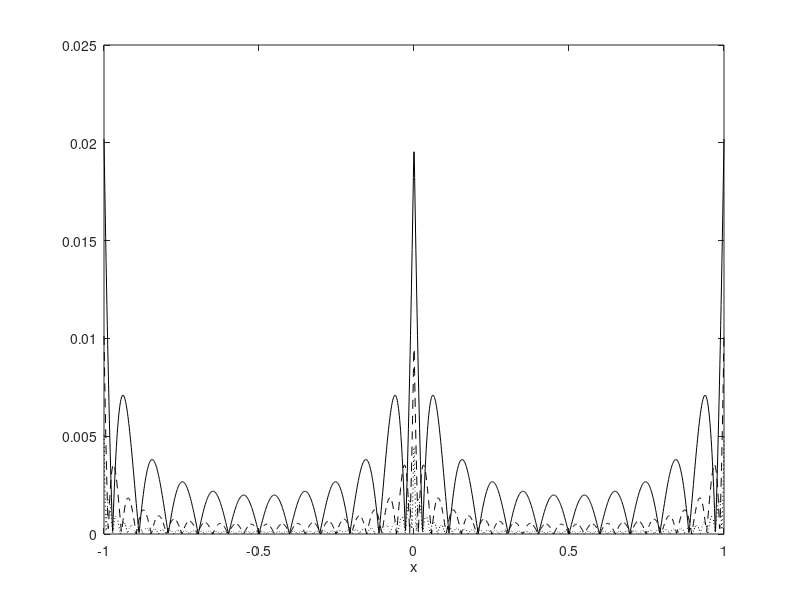

Write the MATLAB code that produced this figure. (Note: this script raises an error after producing the figure.)
% Set values for plotting
xs = linspace(-1, 1, 1500);
ns = [10, 20, 40];

% Eigenfunctions
eigenfn = @(n, x) exp(-1i*n*pi*x);

%% 12.5.1

%% f(x)

problem_number = '12.5.1: f(x)';

% Fourier series coefficients
f_cn = @(n) 1/(pi^2*n^2)*((-1)^n - 1);

% Fourier series for different truncations; could do this more
% efficiently but I'm not too bothered about it
fs = zeros(length(ns), length(xs));
row = 1;

for n = ns
  f = fs(row, :);

  for k = -n:n
    % c_0 is 1/2
    if k == 0
      f = f + 1/2;
    else
      f = f + f_cn(k)*eigenfn(k, xs);
    end
  end

  fs(row, :) = f;
  row = row + 1;
end

% Ignore the imaginary parts (since without error they should be nill)
fs = real(fs);

% Compute absolute errors
errors = abs(fs - repmat(abs(xs), length(ns), 1));

% Plotting the errors
figure();
plot(xs, errors(1, :), 'k', xs, errors(2, :), 'k--', xs, errors(3, :), 'k:');

xlabel('x');
legend(strcat('error for n=', string(ns)));
title(strcat(problem_number, ' absolute error'));

%% g(x)

problem_number = '12.5.1: g(x)';

% Fourier series coefficients
g_cn = @(n) -6*1i*(-1)^n/(n^3*pi^3);

% Fourier series for different truncations; could do this more
% efficiently but I'm not too bothered about it
gs = zeros(length(ns), length(xs));
row = 1;

for n = ns
  g = gs(row, :);

  for k = -n:n
    % c_0 is 0
    if k == 0
      continue;
    end

    g = g + g_cn(k)*eigenfn(k, xs);
  end

  gs(row, :) = g;
  row = row + 1;
end

% Ignore the imaginary parts (since without error they should be nill)
gs = real(gs);

% Compute absolute errors
errors = abs(gs - repmat(xs - xs.^3, length(ns), 1));

% Plotting the errors
figure();
plot(xs, errors(1, :), 'k', xs, errors(2, :), 'k--', xs, errors(3, :), 'k:');

xlabel('x');
legend(strcat('error for n=', string(ns)));
title(strcat(problem_number, ' absolute error'));

%% h(x)

problem_number = '12.5.1: h(x)';

% Fourier series coefficients
h_cn = @(n) -1i*(-1)^n/(pi*n);

% Fourier series for different truncations; could do this more
% efficiently but I'm not too bothered about it
hs = zeros(length(ns), length(xs));
row = 1;

for n = ns
  h = hs(row, :);

  for k = -n:n
    % c_0 is 1
    if k == 0
      h = h + 1;
    else
      h = h + h_cn(k)*eigenfn(k, xs);
    end
  end

  hs(row, :) = h;
  row = row + 1;
end

% Ignore the imaginary parts (since without error they should be nill)

% Compute absolute errors
errors = abs(hs - repmat(xs + 1, length(ns), 1));

% Plotting the errors
figure();
plot(xs, errors(1, :), 'k', xs, errors(2, :), 'k--', xs, errors(3, :), 'k:');

xlabel('x');
legend(strcat('error for n=', string(ns)));
title(strcat(problem_number, ' absolute error'));
